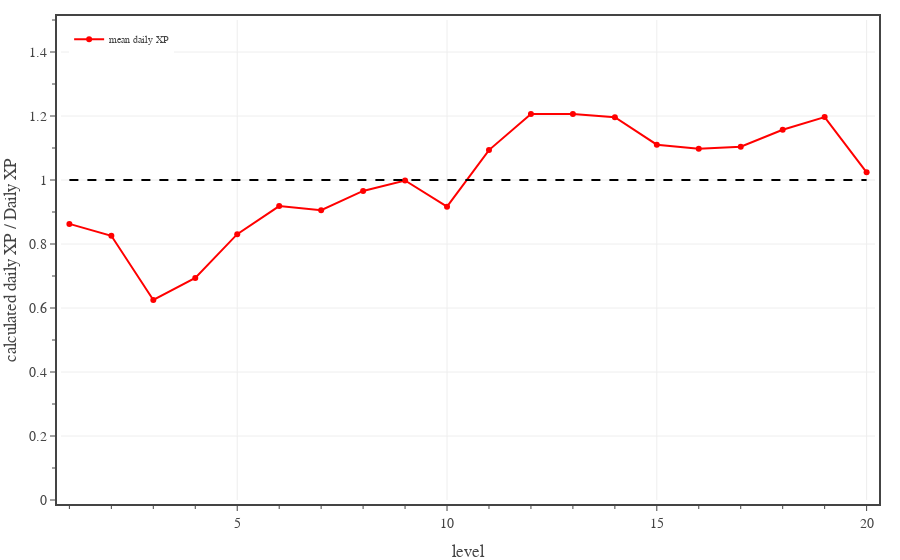

The notebook cell saved with this chart:
### Code cell
# Plots average daily XP for PCs, calculated for a full adventuring day with Medium encounters and two short rests.
levels = np.array(range(1,21,1))

fig = go.Figure(
    layout=go.Layout(
        template=TFB_TEMPLATE,
        xaxis=dict(
            title_text='level',
            range=[0.8, 20.2],
            tick0=0, dtick=5,
            minor=dict(tick0=0, dtick=1),
        ),
        yaxis=dict(
            title_text='calculated daily XP / Daily XP',
            range=[0, 1.5],
            tick0=0, dtick=0.2,
            minor=dict(tick0=0, dtick=0.1),
        ),
        legend=dict(
            yanchor='top',  y=0.99,
            xanchor='left', x=0.01,
        )
    )
)

daily_XP_budget = np.array(ENCOUNTER_DIFFICULTIES['Daily']['XP'])
for diff in ['Medium']:
    d = ENCOUNTER_DIFFICULTIES[diff]
    pc_data_file = f'./pc data - {diff} 2 short rests.json'

    with open(pc_data_file, 'r') as fin:
        pc_data = json.load(fin)

    eXP = np.zeros(20)
    for pc_class in PC_CLASSES:
        eXP += np.array([x['XP mean'] for x in pc_data[pc_class]])
    eXP /= len(PC_CLASSES)

    fig.add_trace(go.Scatter(
        x=levels, 
        y=eXP/daily_XP_budget,
        mode='lines+markers', 
        line=dict(color='red', dash='solid'),
        unselected=dict(marker=dict(opacity=0.0)),
        name='mean daily XP',
        hovertemplate=
            '<b>daily XP</b><br>'+
            'lvl %{x}<br>'+
            'ratio %{y:.2f}'+
            '<extra></extra>'
    ))

ref_XP = np.array(ENCOUNTER_DIFFICULTIES['Daily']['XP'])
fig.add_trace(go.Scatter(
    x=levels, 
    y=ref_XP/daily_XP_budget,
    mode='lines', 
    line=dict(color='black', dash='dash'),
    name='Daily XP',
    showlegend=False,
    hoverinfo='skip'
))

# show figure
fig.show(config=TFB_CONFIG)

# save large format figure
if SAVEFIGS:
    file_name = f'./fig-full-daily-xp-vs-level-medium-adventuring-days-large.html'
    fig_html = fig.to_html(
        config=TFB_CONFIG,
        include_plotlyjs=False, 
        full_html=False, 
    )
    fig_soup = BeautifulSoup(fig_html, 'html.parser')
    fig_soup.div['class'] = 'plotly-div-large'
    with open(file_name, 'wb') as fout:
        fout.write(fig_soup.prettify('utf-8'))

# save small format figure
if SAVEFIGS:
    fig.update_traces(marker=dict(size=4))
    fig.update_layout(font=dict(size=10))
    file_name = f'./fig-full-daily-xp-vs-level-medium-adventuring-days-small.html'
    fig_html = fig.to_html(
        config=TFB_CONFIG,
        include_plotlyjs=False, 
        full_html=False, 
    )
    fig_soup = BeautifulSoup(fig_html, 'html.parser')
    fig_soup.div['class'] = 'plotly-div-small'
    with open(file_name, 'wb') as fout:
        fout.write(fig_soup.prettify('utf-8'))

### Figure 1 — Plotly figure (JSON) as saved in the notebook; plotly's stock layout.template omitted (floating-point values rounded to 4 significant figures)
{"data": [{"hovertemplate": "<b>daily XP</b><br>lvl %{x}<br>ratio %{y:.2f}<extra></extra>", "line": {"color": "red", "dash": "solid"}, "mode": "lines+markers", "name": "mean daily XP", "type": "scatter", "unselected": {"marker": {"opacity": 0}}, "x": [1, 2, 3, 4, 5, 6, 7, 8, 9, 10, 11, 12, 13, 14, 15, 16, 17, 18, 19, 20], "y": [0.8628, 0.8257, 0.625, 0.6939, 0.8307, 0.9186, 0.9055, 0.9659, 0.9984, 0.9168, 1.093, 1.206, 1.206, 1.196, 1.11, 1.098, 1.104, 1.157, 1.197, 1.024]}, {"hoverinfo": "skip", "line": {"color": "black", "dash": "dash"}, "mode": "lines", "name": "Daily XP", "showlegend": false, "type": "scatter", "x": [1, 2, 3, 4, 5, 6, 7, 8, 9, 10, 11, 12, 13, 14, 15, 16, 17, 18, 19, 20], "y": [1, 1, 1, 1, 1, 1, 1, 1, 1, 1, 1, 1, 1, 1, 1, 1, 1, 1, 1, 1]}], "layout": {"legend": {"x": 0.01, "xanchor": "left", "y": 0.99, "yanchor": "top"}, "xaxis": {"dtick": 5, "minor": {"dtick": 1, "tick0": 0}, "range": [0.8, 20.2], "tick0": 0, "title": {"text": "level"}}, "yaxis": {"dtick": 0.2, "minor": {"dtick": 0.1, "tick0": 0}, "range": [0, 1.5], "tick0": 0, "title": {"text": "calculated daily XP / Daily XP"}}}}
